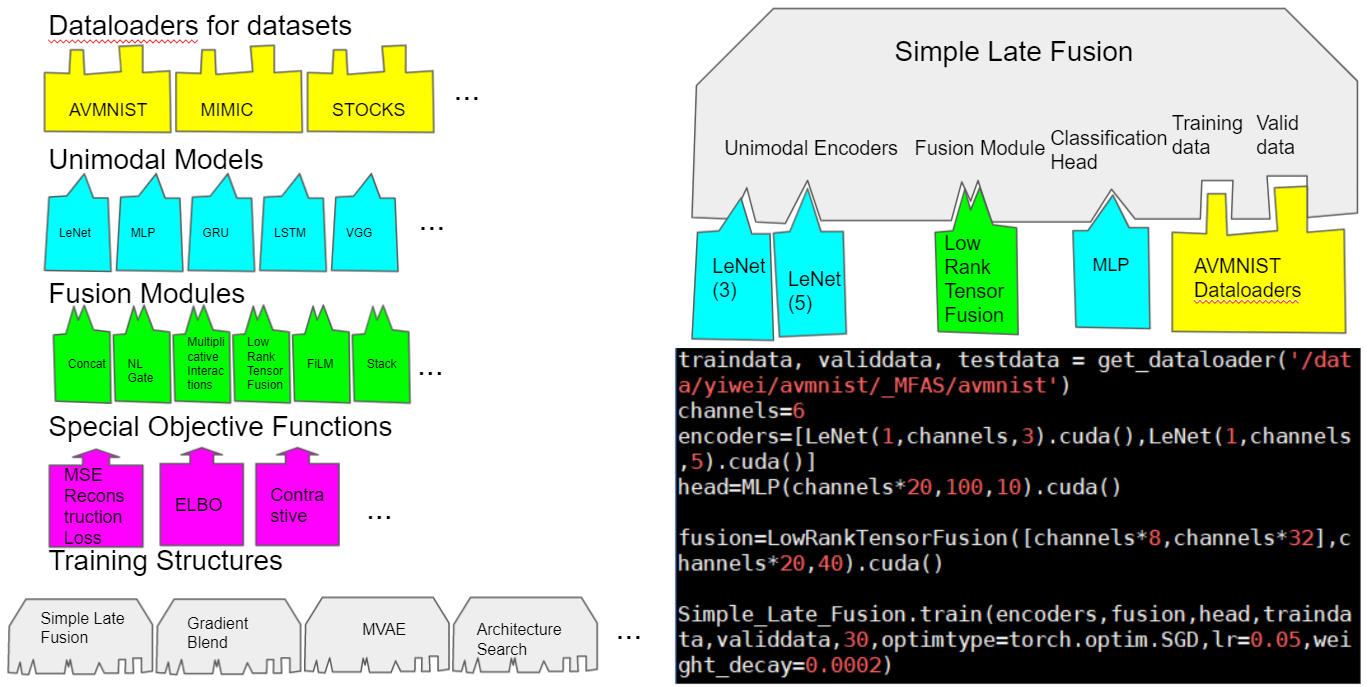
#> input picture slide.png, 1372 x 687 px
$ python -i robustness_tests_draft.py   (imports and definitions only)
#> lines starting #> are read from the running program, lines starting #| are printed output that depends on the picture
import h5py
import pickle
import numpy as np
# import read_affect_data as r
# from tqdm import tqdm
import random

from PIL import Image, ImageOps, ImageEnhance
import colorsys


# [29 lines of commented-out code are left out]
# [124 lines left out: functions visual_robustness, grayscale, low_contrast, inversion, WB, colorize and 5 more, not called in this run]


def periodic(img, periodic_noise_filename="periodic_noise"):
    height = img.height
    width = img.width
    output = []
    for i in range(6):
        noise = Image.open("{}_{}.png".format(
            periodic_noise_filename, i+1)).convert("RGBA")
        noise = random_crop(rotate(noise.resize(
            (width*2, height*2)), np.random.random_sample()*360, 'white'), height, width)
        output.append(Image.blend(img.convert("RGBA"), noise, 0.3))
    return output


##############################################################################
# Text
# [112 lines left out: functions text_robustness, last_char, swap_letter, random_mid, qwerty_typo, sticky_keys and 4 more, not called in this run]


def audio_random_dropout(sig, p):
    return audio_structured_dropout(sig, 1, p)


##############################################################################
# Time-Series
# [86 lines left out: functions timeseries_robustness, white_noise, random_drop, structured_drop, add_tabular_noise, drop_entry and 1 more, not called in this run]


# [48 lines not run here, left out]

>>> import cv2
>>> picture = cv2.imread('../slide.png', cv2.IMREAD_GRAYSCALE)
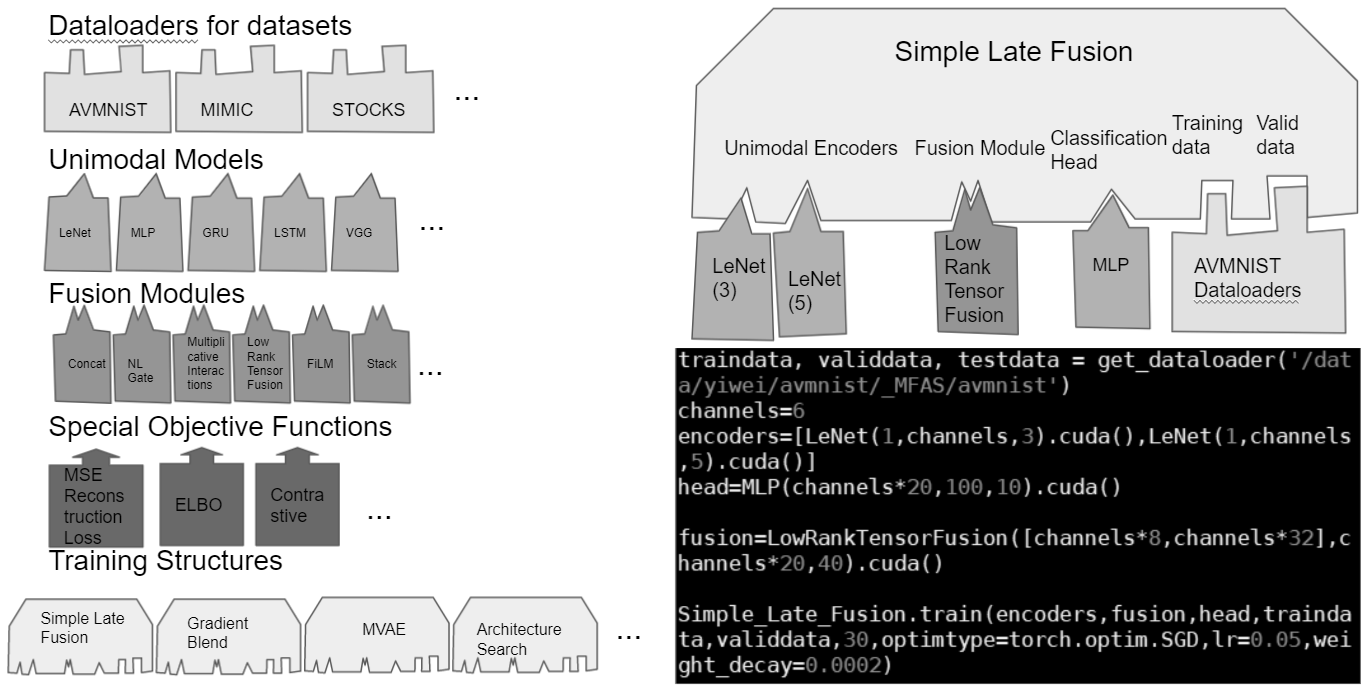
#> picture: shape (687, 1372); min 0, max 255, mean 174.6
>>> result = periodic(picture)
#> (the run stopped early here; a loop or call above may not have finished)
